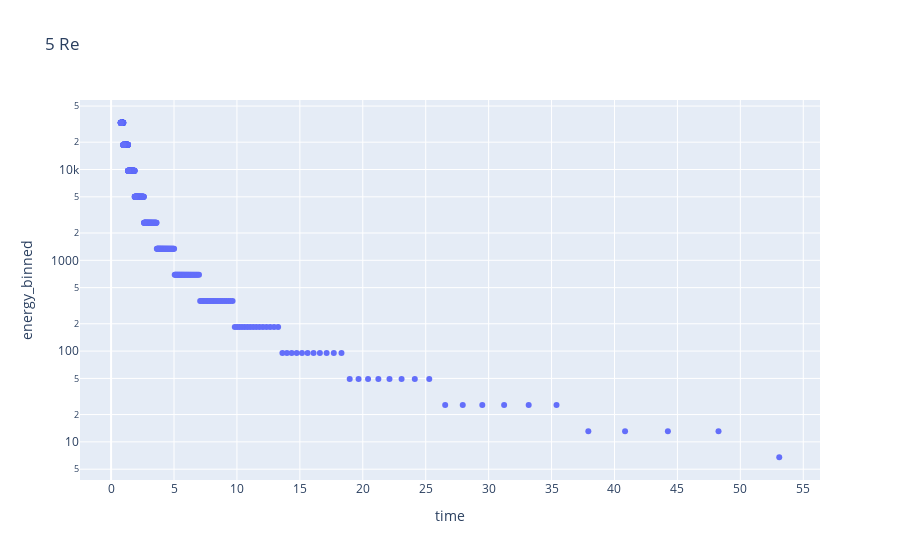
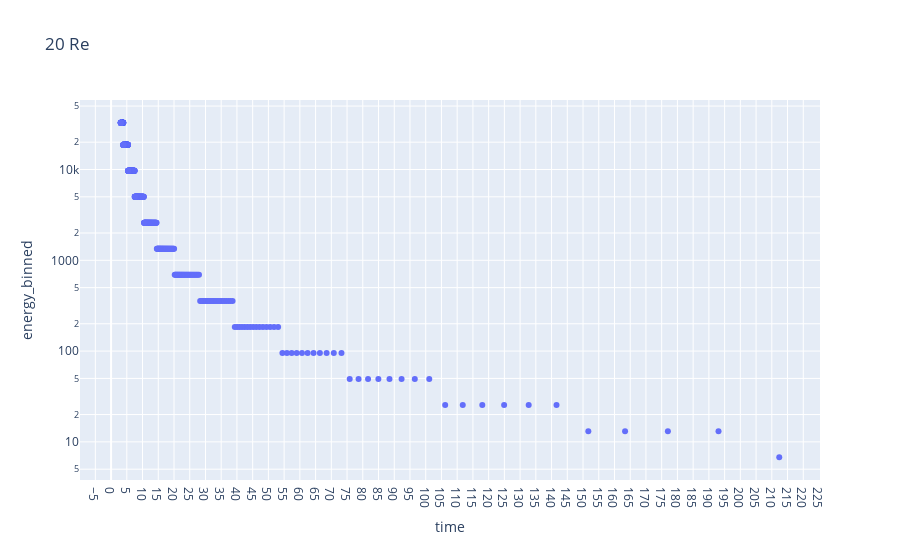
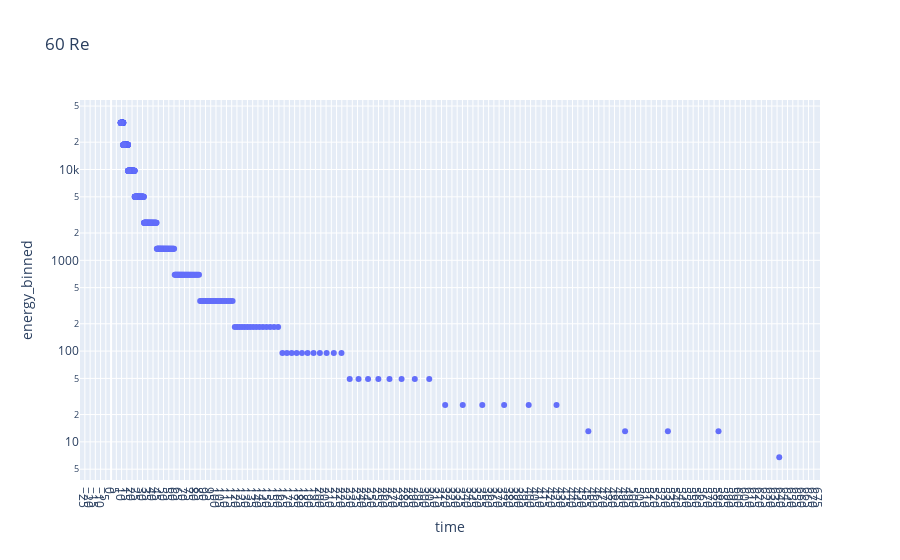

The cell these charts' notebook holds for them, in order:
### Code cell
target_distances = [5, 20, 60]
for target_distance in target_distances:
    index = result['distance_Re'] == target_distance
    
    fig = px.scatter(result.loc[index,:], x="time", y="energy_binned", log_y=True
                     , title= str(target_distance)+' Re')
    fig.update_xaxes(dtick=5)
    fig.show()

### Figure 1 — Plotly figure (JSON) as saved in the notebook; plotly's stock layout.template omitted (floating-point values rounded to 4 significant figures; data arrays with more than 128 entries replaced by an {"elided": "..."} marker saying what was removed)
{"data": [{"hovertemplate": "time=%{x}<br>energy_binned=%{y}<extra></extra>", "legendgroup": "", "marker": {"color": "#636efa", "symbol": "circle"}, "mode": "markers", "name": "", "orientation": "v", "showlegend": false, "type": "scatter", "x": {"elided": "682 float values"}, "xaxis": "x", "y": {"elided": "682 float values"}, "yaxis": "y"}], "layout": {"legend": {"tracegroupgap": 0}, "title": {"text": "5 Re"}, "xaxis": {"anchor": "y", "domain": [0, 1], "dtick": 5, "title": {"text": "time"}}, "yaxis": {"anchor": "x", "domain": [0, 1], "title": {"text": "energy_binned"}, "type": "log"}}}

### Figure 2 — Plotly figure (JSON) as saved in the notebook; plotly's stock layout.template omitted (floating-point values rounded to 4 significant figures; data arrays with more than 128 entries replaced by an {"elided": "..."} marker saying what was removed)
{"data": [{"hovertemplate": "time=%{x}<br>energy_binned=%{y}<extra></extra>", "legendgroup": "", "marker": {"color": "#636efa", "symbol": "circle"}, "mode": "markers", "name": "", "orientation": "v", "showlegend": false, "type": "scatter", "x": {"elided": "682 float values"}, "xaxis": "x", "y": {"elided": "682 float values"}, "yaxis": "y"}], "layout": {"legend": {"tracegroupgap": 0}, "title": {"text": "20 Re"}, "xaxis": {"anchor": "y", "domain": [0, 1], "dtick": 5, "title": {"text": "time"}}, "yaxis": {"anchor": "x", "domain": [0, 1], "title": {"text": "energy_binned"}, "type": "log"}}}

### Figure 3 — Plotly figure (JSON) as saved in the notebook; plotly's stock layout.template omitted (floating-point values rounded to 4 significant figures; data arrays with more than 128 entries replaced by an {"elided": "..."} marker saying what was removed)
{"data": [{"hovertemplate": "time=%{x}<br>energy_binned=%{y}<extra></extra>", "legendgroup": "", "marker": {"color": "#636efa", "symbol": "circle"}, "mode": "markers", "name": "", "orientation": "v", "showlegend": false, "type": "scatter", "x": {"elided": "682 float values"}, "xaxis": "x", "y": {"elided": "682 float values"}, "yaxis": "y"}], "layout": {"legend": {"tracegroupgap": 0}, "title": {"text": "60 Re"}, "xaxis": {"anchor": "y", "domain": [0, 1], "dtick": 5, "title": {"text": "time"}}, "yaxis": {"anchor": "x", "domain": [0, 1], "title": {"text": "energy_binned"}, "type": "log"}}}
